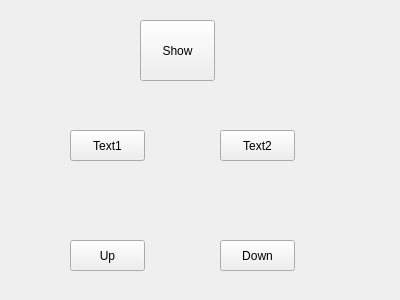
<?xml version="1.0" encoding="UTF-8"?>
<ui version="4.0">
 <class>MyWidget</class>
 <widget class="QWidget" name="MyWidget">
  <property name="geometry">
   <rect>
    <x>0</x>
    <y>0</y>
    <width>400</width>
    <height>300</height>
   </rect>
  </property>
  <property name="windowTitle">
   <string>Form</string>
  </property>
  <widget class="QPushButton" name="pushButton">
   <property name="geometry">
    <rect>
     <x>70</x>
     <y>130</y>
     <width>75</width>
     <height>31</height>
    </rect>
   </property>
   <property name="text">
    <string>Text1</string>
   </property>
  </widget>
  <widget class="QPushButton" name="pushButton_2">
   <property name="geometry">
    <rect>
     <x>220</x>
     <y>130</y>
     <width>75</width>
     <height>31</height>
    </rect>
   </property>
   <property name="text">
    <string>Text2</string>
   </property>
  </widget>
  <widget class="QPushButton" name="pushButton_up">
   <property name="geometry">
    <rect>
     <x>70</x>
     <y>240</y>
     <width>75</width>
     <height>31</height>
    </rect>
   </property>
   <property name="text">
    <string>Up</string>
   </property>
  </widget>
  <widget class="QPushButton" name="pushButton_down">
   <property name="geometry">
    <rect>
     <x>220</x>
     <y>240</y>
     <width>75</width>
     <height>31</height>
    </rect>
   </property>
   <property name="text">
    <string>Down</string>
   </property>
  </widget>
  <widget class="QPushButton" name="pushButton_3">
   <property name="geometry">
    <rect>
     <x>140</x>
     <y>20</y>
     <width>75</width>
     <height>61</height>
    </rect>
   </property>
   <property name="text">
    <string>Show</string>
   </property>
  </widget>
 </widget>
 <resources/>
 <connections/>
</ui>
